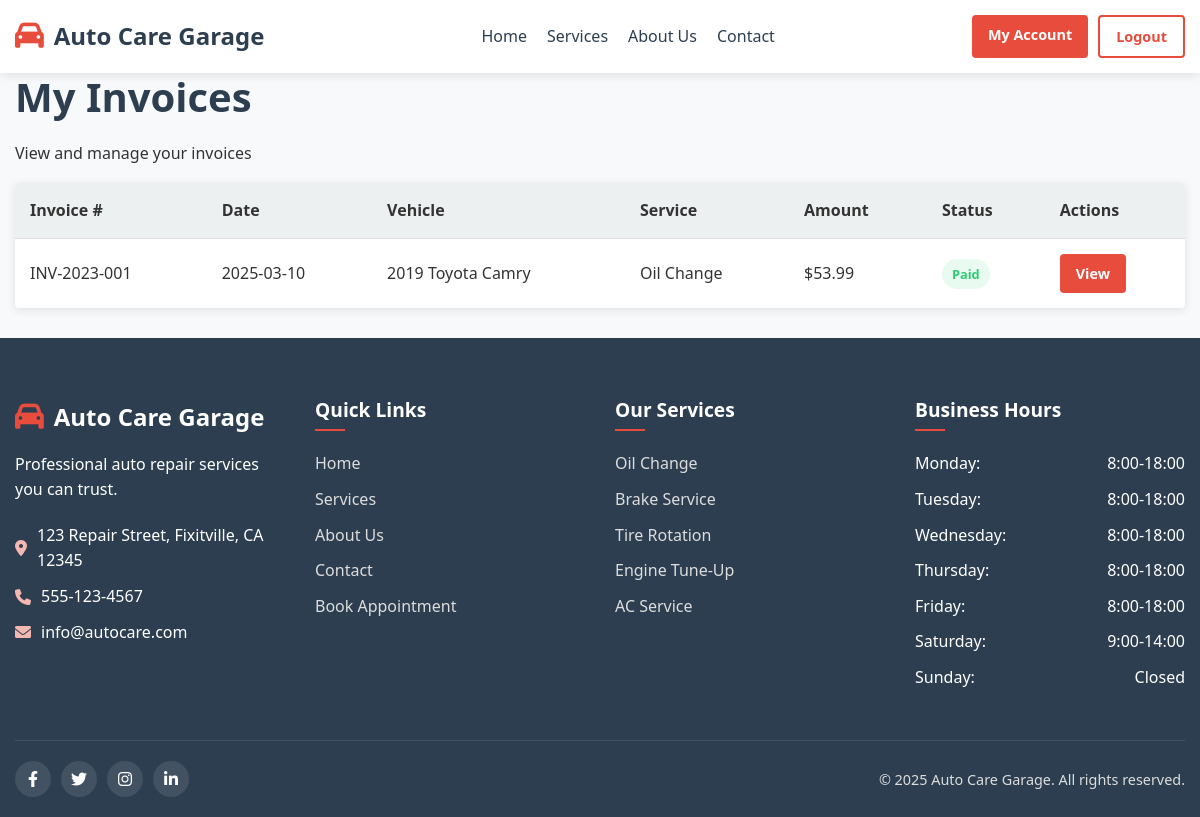
Screenshot of /client/invoices.php (signed in) with the database file from the repository.
### tables this page shows
CREATE TABLE `invoices` (
  `id` int(11) NOT NULL AUTO_INCREMENT,
  `invoice_number` varchar(20) NOT NULL,
  `customer_id` int(11) NOT NULL,
  `vehicle_id` int(11) NOT NULL,
  `appointment_id` int(11) DEFAULT NULL,
  `user_id` int(11) NOT NULL COMMENT 'created by',
  `subtotal` decimal(10,2) NOT NULL,
  `tax_rate` decimal(5,2) NOT NULL DEFAULT '0.00',
  `tax_amount` decimal(10,2) NOT NULL DEFAULT '0.00',
  `discount_amount` decimal(10,2) NOT NULL DEFAULT '0.00',
  `total_amount` decimal(10,2) NOT NULL,
  `paid_amount` decimal(10,2) NOT NULL DEFAULT '0.00',
  `due_amount` decimal(10,2) NOT NULL,
  `issue_date` date NOT NULL,
  `due_date` date NOT NULL,
  `status` enum('draft','unpaid','partially_paid','paid','overdue','cancelled') NOT NULL DEFAULT 'draft',
  `notes` text,
  `created_at` timestamp NOT NULL DEFAULT CURRENT_TIMESTAMP,
  `updated_at` timestamp NOT NULL DEFAULT CURRENT_TIMESTAMP ON UPDATE CURRENT_TIMESTAMP,
  PRIMARY KEY (`id`),
  UNIQUE KEY `invoice_number` (`invoice_number`),
  KEY `customer_id` (`customer_id`),
  KEY `vehicle_id` (`vehicle_id`),
  KEY `appointment_id` (`appointment_id`),
  KEY `user_id` (`user_id`),
  CONSTRAINT `invoices_ibfk_1` FOREIGN KEY (`customer_id`) REFERENCES `customers` (`id`),
  CONSTRAINT `invoices_ibfk_2` FOREIGN KEY (`vehicle_id`) REFERENCES `vehicles` (`id`),
  CONSTRAINT `invoices_ibfk_3` FOREIGN KEY (`appointment_id`) REFERENCES `appointments` (`id`),
  CONSTRAINT `invoices_ibfk_4` FOREIGN KEY (`user_id`) REFERENCES `users` (`id`)
);

CREATE TABLE `vehicles` (
  `id` int(11) NOT NULL AUTO_INCREMENT,
  `customer_id` int(11) NOT NULL,
  `make` varchar(50) NOT NULL,
  `model` varchar(50) NOT NULL,
  `year` int(4) NOT NULL,
  `license_plate` varchar(20) NOT NULL,
  `vin` varchar(17) DEFAULT NULL,
  `color` varchar(30) DEFAULT NULL,
  `mileage` int(11) DEFAULT NULL,
  `transmission` enum('automatic','manual') DEFAULT NULL,
  `fuel_type` enum('gasoline','diesel','electric','hybrid') DEFAULT NULL,
  `notes` text,
  `created_at` timestamp NOT NULL DEFAULT CURRENT_TIMESTAMP,
  `updated_at` timestamp NOT NULL DEFAULT CURRENT_TIMESTAMP ON UPDATE CURRENT_TIMESTAMP,
  PRIMARY KEY (`id`),
  KEY `customer_id` (`customer_id`),
  CONSTRAINT `vehicles_ibfk_1` FOREIGN KEY (`customer_id`) REFERENCES `customers` (`id`) ON DELETE CASCADE
);

CREATE TABLE `services` (
  `id` int(11) NOT NULL AUTO_INCREMENT,
  `name` varchar(100) NOT NULL,
  `description` text,
  `price` decimal(10,2) NOT NULL,
  `duration` int(11) NOT NULL COMMENT 'in minutes',
  `status` enum('active','inactive') NOT NULL DEFAULT 'active',
  `created_at` timestamp NOT NULL DEFAULT CURRENT_TIMESTAMP,
  `updated_at` timestamp NOT NULL DEFAULT CURRENT_TIMESTAMP ON UPDATE CURRENT_TIMESTAMP,
  PRIMARY KEY (`id`)
);

### client/includes/db.php (called while the page is built, shortened)
<?php
$servername = "localhost";
$username = "root";
$password = "";
$dbname = "garage_db";
$conn = new mysqli($servername, $username, $password, $dbname);
$conn->set_charset("utf8mb4");
$settings = [];
$sql = "SELECT setting_key, setting_value FROM settings";
$result = $conn->query($sql);
if ($result->num_rows > 0) {
    while($row = $result->fetch_assoc()) {
        $settings[$row['setting_key']] = $row['setting_value'];
    }
}
?>

### client/includes/functions.php (called while the page is built, shortened)
<?php
function format_date($date, $format = 'Y-m-d') {
    global $settings;
    if (isset($settings['date_format'])) {
        $format = $settings['date_format'];
    }
    return date($format, strtotime($date));
}
function format_currency($amount) {
    global $settings;
    $symbol = '$';
    if (isset($settings['currency_symbol'])) {
        $symbol = $settings['currency_symbol'];
    }
    return $symbol . number_format($amount, 2);
}
?>

### client/invoices.php (the view, shortened to what this page needs)
<?php
require_once 'includes/db.php';
require_once 'includes/functions.php';
$customer_id = $_SESSION['user_id'];
$sql = "SELECT i.*, v.make, v.model, v.year, v.license_plate
        FROM invoices i
        JOIN vehicles v ON i.vehicle_id = v.id
        WHERE i.customer_id = ?
        ORDER BY i.issue_date DESC";
$stmt = $conn->prepare($sql);
$stmt->bind_param("i", $customer_id);
$stmt->execute();
$invoices_result = $stmt->get_result();
?>
<!DOCTYPE html>
<html lang="en">
<head>
    <link rel="stylesheet" href="css/style.css">
    <link rel="stylesheet" href="https://cdnjs.cloudflare.com/ajax/libs/font-awesome/6.0.0-beta3/css/all.min.css">
</head>
<body>
    <?php include 'includes/header.php'; ?>
    <section class="page-header">
        <div class="container">
            <h1>My Invoices</h1>
            <p>View and manage your invoices</p>
        </div>
    </section>
    <section class="invoices-section">
        <div class="container">
            <?php if ($invoices_result->num_rows > 0): ?>
                <div class="invoices-table">
                    <table>
                        <thead>
                            <tr>
                                <th>Invoice #</th>
                                <th>Date</th>
                                <th>Vehicle</th>
                                <th>Service</th>
                                <th>Amount</th>
                                <th>Status</th>
                                <th>Actions</th>
                            </tr>
                        </thead>
                        <tbody>
                            <?php while ($invoice = $invoices_result->fetch_assoc()): ?>
                                <tr>
                                    <td><?php echo htmlspecialchars($invoice['invoice_number']); ?></td>
                                    <td><?php echo format_date($invoice['issue_date']); ?></td>
                                    <td><?php echo htmlspecialchars($invoice['year'] . ' ' . $invoice['make'] . ' ' . $invoice['model']); ?></td>
                                    <td>
                                        <?php
                                        if (!empty($invoice['appointment_id'])) {
                                            $sql = "SELECT s.name FROM appointments a JOIN services s ON a.service_id = s.id WHERE a.id = ?";
                                            $stmt = $conn->prepare($sql);
                                            $stmt->bind_param("i", $invoice['appointment_id']);
                                            $stmt->execute();
                                            $service_result = $stmt->get_result();
                                            if ($service_result->num_rows > 0) {
                                                $service = $service_result->fetch_assoc();
                                                echo htmlspecialchars($service['name']);
                                            } else {
                                                echo "Service";
                                            }
                                        } else {
                                            echo "Service";
                                        }
                                        ?>
                                    </td>
                                    <td><?php echo format_currency($invoice['total_amount']); ?></td>
                                    <td>
                                        <span class="status-badge status-<?php echo strtolower($invoice['status']); ?>">
                                            <?php echo ucfirst(str_replace('_', ' ', $invoice['status'])); ?>
                                        </span>
                                    </td>
                                    <td>
                                        <a href="view-invoice.php?id=<?php echo $invoice['id']; ?>" class="btn btn-sm">View</a>
                                    </td>
                                </tr>
                            <?php endwhile; ?>
                        </tbody>
                    </table>
                </div>
            <?php endif; ?>
        </div>
    </section>
    <?php include 'includes/footer.php'; ?>
</body>
</html>

### client/includes/footer.php
<footer class="footer">
    <div class="container">
        <div class="footer-content">
            <div class="footer-info">
                <div class="footer-logo">
                    <i class="fas fa-car"></i>
                    <span>Auto Care Garage</span>
                </div>
                <p>Professional auto repair services you can trust.</p>
                <div class="footer-contact">
                    <div><i class="fas fa-map-marker-alt"></i> <?php echo $settings['garage_address'] ?? '123 Repair Street, Fixitville, CA 12345'; ?></div>
                    <div><i class="fas fa-phone"></i> <?php echo $settings['garage_phone'] ?? '555-123-4567'; ?></div>
                    <div><i class="fas fa-envelope"></i> <?php echo $settings['garage_email'] ?? 'info@autocare.com'; ?></div>
                </div>
            </div>
            <div class="footer-links">
                <h3>Quick Links</h3>
                <ul>
                    <li><a href="index.php">Home</a></li>
                    <li><a href="services.php">Services</a></li>
                    <li><a href="about.php">About Us</a></li>
                    <li><a href="contact.php">Contact</a></li>
                    <li><a href="appointment.php">Book Appointment</a></li>
                </ul>
            </div>
            <div class="footer-services">
                <h3>Our Services</h3>
                <ul>
                    <?php
                    $sql = "SELECT id, name FROM services WHERE status = 'active' LIMIT 5";
                    $result = $conn->query($sql);
                    if ($result->num_rows > 0) {
                        while($row = $result->fetch_assoc()) {
                            echo '<li><a href="services.php#service-' . $row['id'] . '">' . htmlspecialchars($row['name']) . '</a></li>';
                        }
                    }
                    ?>
                </ul>
            </div>
            <div class="footer-hours">
                <h3>Business Hours</h3>
                <?php
                $business_hours = json_decode($settings['business_hours'] ?? '{}', true);
                if (!empty($business_hours)) {
                    echo '<ul class="hours-list">';
                    $days = ['monday' => 'Monday', 'tuesday' => 'Tuesday', 'wednesday' => 'Wednesday',
                             'thursday' => 'Thursday', 'friday' => 'Friday', 'saturday' => 'Saturday', 'sunday' => 'Sunday'];
                    foreach ($days as $day_key => $day_name) {
                        $hours = isset($business_hours[$day_key]) ? $business_hours[$day_key] : 'closed';
                        echo '<li><span>' . $day_name . ':</span> <span>' . ucfirst($hours) . '</span></li>';
                    }
                    echo '</ul>';
                }
                ?>
            </div>
        </div>
        <div class="footer-bottom">
            <div class="social-links">
                <a href="#"><i class="fab fa-facebook-f"></i></a>
                <a href="#"><i class="fab fa-twitter"></i></a>
                <a href="#"><i class="fab fa-instagram"></i></a>
                <a href="#"><i class="fab fa-linkedin-in"></i></a>
            </div>
            <div class="copyright">
                &copy; <?php echo date('Y'); ?> Auto Care Garage. All rights reserved.
            </div>
        </div>
    </div>
</footer>

### client/css/style.css (style rules this page uses)
:root { --primary-color: #e74c3c; --primary-dark: #c0392b; --primary-light: #f5b7b1; --secondary-color: #2c3e50; --secondary-dark: #1a252f; --secondary-light: #34495e; --accent-color: #3498db; --accent-dark: #2980b9; --accent-light: #9bd1f9; --success-color: #2ecc71; --warning-color: #f39c12; --danger-color: #e74c3c; --info-color: #3498db; --light-color: #ecf0f1; --dark-color: #2c3e50; --gray-color: #95a5a6; --gray-light: #ecf0f1; --gray-dark: #7f8c8d; --body-bg: #f8f9fa; --text-color: #333; --border-color: #ddd; --border-radius: 4px; --box-shadow: 0 2px 10px rgba(0, 0, 0, 0.1); --transition: all 0.3s ease; }
* { margin: 0; padding: 0; box-sizing: border-box; }
body { font-family: "Segoe UI", Tahoma, Geneva, Verdana, sans-serif; font-size: 16px; line-height: 1.6; color: var(--text-color); background-color: var(--body-bg); }
ul { list-style: none; }
a { text-decoration: none; color: var(--accent-color); transition: var(--transition); }
h1, h2, h3, h4, h5, h6 { font-weight: 700; line-height: 1.2; margin-bottom: 0.5em; color: var(--secondary-color); }
h1 { font-size: 2.5rem; }
h3 { font-size: 1.5rem; }
p { margin-bottom: 1rem; }
.container { width: 100%; max-width: 1200px; margin: 0 auto; padding: 0 15px; }
.footer { background-color: var(--secondary-color); color: #fff; padding: 60px 0 20px; }
.footer-content { display: grid; grid-template-columns: repeat(4, 1fr); gap: 30px; margin-bottom: 40px; }
.footer-info { grid-column: span 1; }
.footer-logo { display: flex; align-items: center; margin-bottom: 15px; }
.footer-logo i { color: var(--primary-color); font-size: 1.8rem; margin-right: 10px; }
.footer-logo span { color: #fff; font-size: 1.5rem; font-weight: 700; }
.footer-contact { margin-top: 20px; }
.footer-contact div { margin-bottom: 10px; display: flex; align-items: center; }
.footer-contact i { margin-right: 10px; color: var(--primary-light); }
.footer h3 { color: #fff; margin-bottom: 20px; font-size: 1.2rem; position: relative; padding-bottom: 10px; }
.footer h3:after { content: ""; position: absolute; bottom: 0; left: 0; width: 30px; height: 2px; background-color: var(--primary-color); }
.footer ul li { margin-bottom: 10px; }
.footer ul li a { color: #ddd; transition: var(--transition); }
.hours-list li { display: flex; justify-content: space-between; margin-bottom: 10px; }
.footer-bottom { border-top: 1px solid rgba(255, 255, 255, 0.1); padding-top: 20px; display: flex; justify-content: space-between; align-items: center; }
.social-links { display: flex; }
.social-links a { display: flex; align-items: center; justify-content: center; width: 36px; height: 36px; background-color: rgba(255, 255, 255, 0.1); border-radius: 50%; margin-right: 10px; color: #fff; transition: var(--transition); }
.copyright { color: #ddd; font-size: 0.9rem; }
.btn { display: inline-block; padding: 12px 24px; background-color: var(--primary-color); color: #fff; border: none; border-radius: var(--border-radius); font-weight: 600; cursor: pointer; transition: var(--transition); text-align: center; }
.btn-sm { padding: 8px 16px; font-size: 0.9rem; }
.invoices-table { background-color: #fff; border-radius: var(--border-radius); box-shadow: var(--box-shadow); overflow: hidden; margin-bottom: 30px; }
.invoices-table table { width: 100%; border-collapse: collapse; }
.invoices-table th, .invoices-table td { padding: 15px; text-align: left; border-bottom: 1px solid var(--border-color); }
.invoices-table th { background-color: var(--gray-light); font-weight: 600; }
.invoices-table tr:last-child td { border-bottom: none; }
.status-badge { display: inline-block; padding: 5px 10px; border-radius: 20px; font-size: 0.8rem; font-weight: 600; }
.status-paid { background-color: rgba(46, 204, 113, 0.1); color: var(--success-color); }

### rows the page displays
invoices: invoice_number "INV-2023-001", issue_date "2025-03-10", vehicle.model "2019 Toyota Camry", services.name "Oil Change", total_amount "$53.99", status "Paid"
services: name "Oil Change"
services: name "Brake Service"
services: name "Tire Rotation"
services: name "Engine Tune-Up"
services: name "AC Service"

### other values shown
$settings['garage_address'] "123 Repair Street, Fixitville, CA 12345"
$settings['garage_phone'] "555-123-4567"
$settings['garage_email'] "info@autocare.com"
$day_name "Monday"
$hours "8:00-18:00"
$day_name "Tuesday"
$day_name "Wednesday"
$day_name "Thursday"
$day_name "Friday"
$day_name "Saturday"
$hours "9:00-14:00"
$day_name "Sunday"
$hours "Closed"
